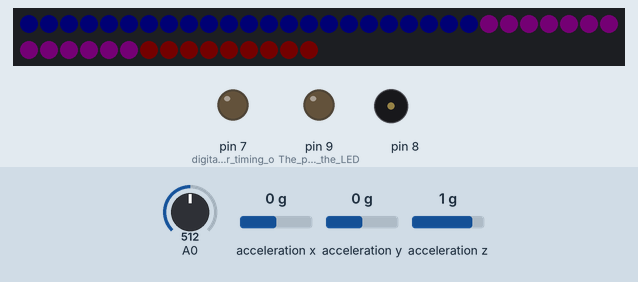
The sketch below on a simulated Arduino Pro Mini, built with avr-gcc and run on an emulated ATmega328P. Parts: 45 RGB LEDs in strip order, left to right, continuing on the next row, output pins drawn as LEDs (lit = HIGH), buzzer (waves = sounding). The test bench sets the inputs (shaded band); at power-on: acceleration y 0 g, A0 = 512, acceleration x 0 g, acceleration z 1 g. Dim RGB values are drawn brighter than linear; pins used as bus, display or sensor lines are not drawn.

Above: at 1.8 s.
1.9 s: acceleration y set to -1.4 g
At 3.8 s:
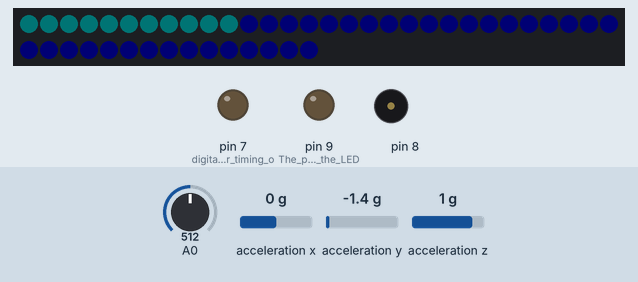
4.9 s: A0 set to 486
At 7.29 s:
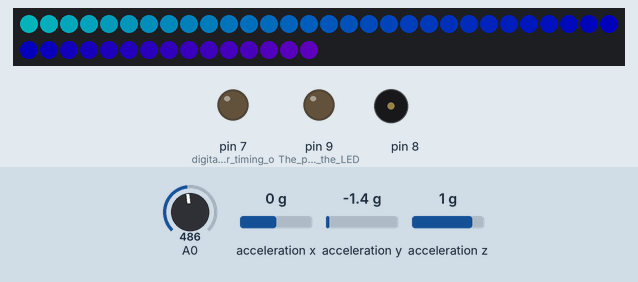
7.3 s: acceleration x set to -1.4 g
At 7.6 s:
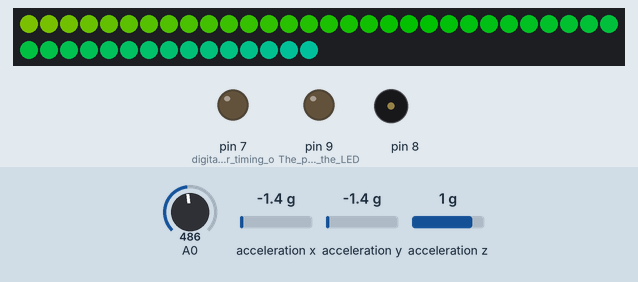
9.8 s: acceleration z set to -1.4 g
At 10.08 s:
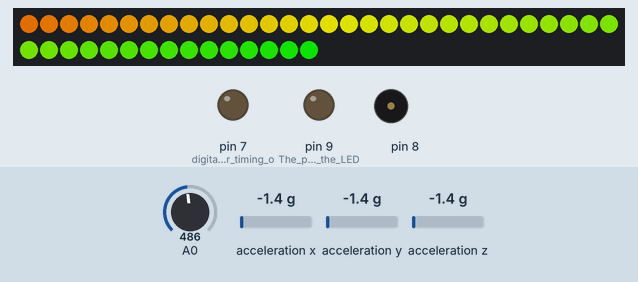
12.3 s: acceleration y set to -0.8 g
At 12.89 s:
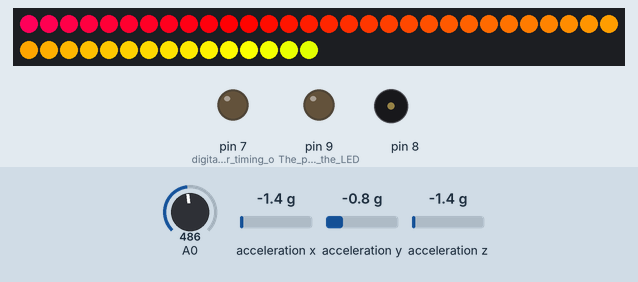
14.5 s: acceleration x set to -0.8 g
At 14.76 s:
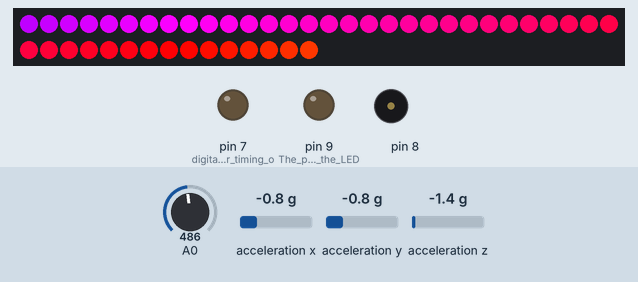
Timing chart, 0 to 17.5 s (numbered marks = the images above; inputs shaded):
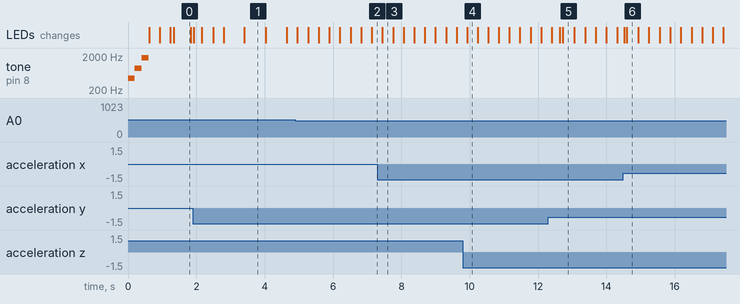

Measured:
- the behaviour switches between 503 and 502 on A0 (found by bisection; images 1 and 2)
- after the input at 1.9 s, the LEDs: first change at once (image 1 shows a later state)
- after the input at 4.9 s, the LEDs: first change after 0.06 s (image 2 shows a later state)
- after the input at 7.3 s, the LEDs: change after 0.15 s (image 3)
- after the input at 9.8 s, the LEDs: change after 0.13 s (image 4)
- after the input at 12.3 s, the LEDs: first change after 0.10 s (image 5 shows a later state)
- after the input at 14.5 s, the LEDs: first change at once (image 6 shows a later state)

The sketch:

BB6.ino
```cpp
/* =============================================================
 *  BB6 snow globe test rig
 *
 *  LED string on SPI port pins 11 and 13 CLK and MOSI, pin 10 SPISEL
 *   is an enable signal to the voltage translator TXB0104, must be high
 *   to send data to LEDs
 *  Accelerometer on SPI bus, pins 11,12,13, uses pin 10 SPISEL as
 *   an active low select.
 *  Xbee on the UART pins RXI TXD, 57600 baud to match bootloader,
 *   DIO3 is tied to GRN (reset thru 0.1 uF cap), "digital line passing"
 *   forwards DIO3 of master, which is tied to DTR so the Arduino IDE
 *   can reset chip and start programming sequence.
 *  Piezo for tone on pin 8.
 *  Max4466 Mic Amp on A0 analog input for sound.
 *  Analog output on pin 9 to a regular LED for beat detection.
 *  2 menu switch inputs on pins 4 and 7.
 *
 *  Dr Tom Flint, 27 Jan 2019
 *  Rework for the 3.3 volt ProMini, 22 Feb 2019
 *  Add over-the-air setup, 1 Mar 2019
 *  Adapt for Globe BB-6a, 2 April 2019
 *
 ===============================================================*/

#include <Adafruit_DotStar.h>
#include <SPI.h>              // spi for LED string
#include "SparkFunLIS3DH.h"   // 3d accelerometer
#include "Wire.h"             // i2c for accel

#define NUMPIXELS 45 // Number of LEDs in strip
#define DELAY 2    // used at end of loop()
#define TONETIME 200  // mSec for tone outputs

Adafruit_DotStar strip = Adafruit_DotStar(NUMPIXELS, DOTSTAR_BRG);

typedef struct {
    double r;       // a fraction between 0 and 1
    double g;       // a fraction between 0 and 1
    double b;       // a fraction between 0 and 1
} rgb;

typedef struct {
    double h;       // angle in degrees
    double s;       // a fraction between 0 and 1
    double v;       // a fraction between 0 and 1
} hsv;
rgb colorOut;
hsv colorIn;

// Colors
float findex = 0;       // Keep track of hue with a float, limit loop delay
float finc = 0.05;      // increment much less than 1.0
float hueBase = 0;
int led = 0;
int index = 0;
int index2 = 0;
float offset = 2;
unsigned long color1;   // hue (HSV)
float s1 = 1.0;         // saturation (HSV)
float bright = 0.1;

// add a moving sprite
int sprite = 3;
float fsprite = 3;
float spriteInc = 0.1;

// Xbee
int XbeeIn = 0;
int XbeeOut = 0;
int XbeeCount = 0;


// Accelerometer
//LIS3DH a1( I2C_MODE, 0x19 );  // Use I2C and default sparkfun breakout address = 0x19
LIS3DH a1( SPI_MODE, 10 );  // Use spi with pin10 as chip select
float ax, ay, az;     // accelerometer readings
float mx, my, mz;     // magnitude and limit to 0 to 1.0

// Beat detector
#define SAMPLEPERIODUS 200
float sample, value, envelope, beat, thresh;
unsigned char i;
int aread;
int duty;

// defines for setting and clearing register bits
#ifndef cbi
#define cbi(sfr, bit) (_SFR_BYTE(sfr) &= ~_BV(bit))
#endif
#ifndef sbi
#define sbi(sfr, bit) (_SFR_BYTE(sfr) |= _BV(bit))
#endif


//=================================================================================
// rgb values are doubles on scale 0 to 1.0
hsv rgb2hsv(rgb in)
{
    hsv         out;
    double      min, max, delta;

    min = in.r < in.g ? in.r : in.g;
    min = min  < in.b ? min  : in.b;

    max = in.r > in.g ? in.r : in.g;
    max = max  > in.b ? max  : in.b;

    out.v = max;                                // v
    delta = max - min;
    if (delta < 0.00001)
    {
        out.s = 0;
        out.h = 0; // undefined, maybe nan?
        return out;
    }
    if( max > 0.0 ) { // NOTE: if Max is == 0, this divide would cause a crash
        out.s = (delta / max);                  // s
    } else {
        // if max is 0, then r = g = b = 0
        // s = 0, h is undefined
        out.s = 0.0;
        out.h = NAN;                            // its now undefined
        return out;
    }
    if( in.r >= max )                           // > is bogus, just keeps compilor happy
        out.h = ( in.g - in.b ) / delta;        // between yellow & magenta
    else
    if( in.g >= max )
        out.h = 2.0 + ( in.b - in.r ) / delta;  // between cyan & yellow
    else
        out.h = 4.0 + ( in.r - in.g ) / delta;  // between magenta & cyan

    out.h *= 60.0;                              // degrees

    if( out.h < 0.0 )
        out.h += 360.0;

    return out;
}

//=================================================================================
// This function

rgb hsv2rgb(hsv in)
{
    double      hh, p, q, t, ff;
    long        i;
    rgb         out;

    if(in.s <= 0.0) {       // < is bogus, just shuts up warnings
        out.r = in.v;
        out.g = in.v;
        out.b = in.v;
        return out;
    }
    hh = in.h;
    if(hh >= 360.0) hh = 0.0;
    hh /= 60.0;
    i = (long)hh;
    ff = hh - i;
    p = in.v * (1.0 - in.s);
    q = in.v * (1.0 - (in.s * ff));
    t = in.v * (1.0 - (in.s * (1.0 - ff)));

    switch(i) {
    case 0:
        out.r = in.v;
        out.g = t;
        out.b = p;
        break;
    case 1:
        out.r = q;
        out.g = in.v;
        out.b = p;
        break;
    case 2:
        out.r = p;
        out.g = in.v;
        out.b = t;
        break;

    case 3:
        out.r = p;
        out.g = q;
        out.b = in.v;
        break;
    case 4:
        out.r = t;
        out.g = p;
        out.b = in.v;
        break;
    case 5:
    default:
        out.r = in.v;
        out.g = p;
        out.b = q;
        break;
    }
    return out;
}


//=================================================================================
// This function takes floating point values for
// hue = h range 0 to 360
// saturation = s range 0 to 1.0
// value = v range 0 to 1.0
// and returns a 32 bit color code for the RGB values
// needed for the LED string: 0x00GGRRBB
unsigned long getColor(float h, float s, float v){

  unsigned long temp;

  colorIn.h = h;
  colorIn.s = s;
  colorIn.v = v;
  colorOut = hsv2rgb(colorIn);
  colorOut.r *= 255;
  colorOut.g *= 255;
  colorOut.b *= 255;

  temp = colorOut.r;
  temp = temp<<8;
  temp = temp + colorOut.g;
  temp = temp<<8;
  temp = temp + colorOut.b;

  return(temp);
}

//================================================================================
// This function takes floating point values from the accelerometer
// and returns a 32 bit color code for the RGB values
// needed for the LED string: 0x00GGRRBB
// This method does not ensure fully saturated colors
unsigned long getColor2(float x, float y, float z){

  #define CMULT (float)120;
  #define COFF 10;
  unsigned long temp;

  colorOut.r = abs(x)*CMULT+COFF;
  if(colorOut.r<0)colorOut.r=0;
  if(colorOut.r>255)colorOut.r=255;
  colorOut.g = abs(y)*CMULT+COFF;
  if(colorOut.g<0)colorOut.g=0;
  if(colorOut.g>255)colorOut.g=255;
  colorOut.b = abs(z)*CMULT+COFF;
  if(colorOut.b<0)colorOut.b=0;
  if(colorOut.b>255)colorOut.b=255;

  temp = colorOut.r;
  temp = temp<<8;
  temp = temp + colorOut.g;
  temp = temp<<8;
  temp = temp + colorOut.b;

  return(temp);
}

//================================================================================
// This function takes floating point values from the accelerometer
// and returns a floating point hue value on the 0 to 360 degree range
unsigned long getHue(float x, float y, float z){

  #define CMULT (float)120;
  #define COFF 10;
  unsigned long temp;

  colorOut.r = abs(x)*CMULT+COFF;
  if(colorOut.r<0)colorOut.r=0;
  if(colorOut.r>255)colorOut.r=255;
  colorOut.g = abs(y)*CMULT+COFF;
  if(colorOut.g<0)colorOut.g=0;
  if(colorOut.g>255)colorOut.g=255;
  colorOut.b = abs(z)*CMULT+COFF;
  if(colorOut.b<0)colorOut.b=0;
  if(colorOut.b>255)colorOut.b=255;

  // retain H, replace S and V
  colorIn = rgb2hsv(colorOut);

  return(colorIn.h);
}

//================================================================================

// Beat detector

// 20 - 200hz Single Pole Bandpass IIR Filter
float bassFilter(float sample) {
    static float xv[3] = {0,0,0}, yv[3] = {0,0,0};
    xv[0] = xv[1]; xv[1] = xv[2];
//    xv[2] = (sample) / 3.f; // change here to values close to 2, to adapt for stronger or weeker sources of line level audio
    // TEST
    // xv[2] = (sample) / 1.0f; // change here to values close to 2, to adapt for stronger or weeker sources of line level audio
    xv[2] = (sample * 0.5);


    yv[0] = yv[1]; yv[1] = yv[2];
    yv[2] = (xv[2] - xv[0])
        + (-0.7960060012f * yv[0]) + (1.7903124146f * yv[1]);
    return yv[2];
}

// 10hz Single Pole Lowpass IIR Filter
float envelopeFilter(float sample) { //10hz low pass
    static float xv[2] = {0,0}, yv[2] = {0,0};
    xv[0] = xv[1];
    xv[1] = sample / 50.f;
    yv[0] = yv[1];
//    yv[1] = (xv[0] + xv[1]) + (0.9875119299f * yv[0]);
//    yv[1] = (xv[0] + xv[1]) + (0.9f * yv[0]);
    yv[1] = (xv[0] + xv[1]) + (0.9f * yv[0]);
    return yv[1];
}

// 1.7 - 3.0hz Single Pole Bandpass IIR Filter
float beatFilter(float sample) {
    static float xv[3] = {0,0,0}, yv[3] = {0,0,0};
    xv[0] = xv[1]; xv[1] = xv[2];
    xv[2] = sample / 2.7f;
    yv[0] = yv[1]; yv[1] = yv[2];
    yv[2] = (xv[2] - xv[0])
        + (-0.7169861741f * yv[0]) + (1.4453653501f * yv[1]);
    return yv[2];
}


//=================================================================================


//=================================================================================

void setup() {

  // Pin 10 is the SPISEL line, set it HIGH to use the LEDs or the Piezo, both are enabled
  // thru the 3.3 to 5 volt level shifter.  Pin 10 LOW to use spi with the accelerometer.
  pinMode(10,OUTPUT);
  digitalWrite(10,LOW);

  // Startup tone
  tone(8,440,TONETIME);
  delay(TONETIME);
  tone(8,880,TONETIME);
  delay(TONETIME);
  tone(8,1760,TONETIME);
  delay(TONETIME);

//  delay(TONETIME);
//  tone(8,110,TONETIME);
//  delay(TONETIME);

  // LED strip
  digitalWrite(10,HIGH);
  strip.begin(); // Initialize pins for output
  strip.show();  // Turn all LEDs off ASAP
  digitalWrite(10,LOW);

  // Xbee
//  Serial.begin(19200);   // Serial comms with the Xbee
  Serial.begin(57600);   // Serial comms with the Xbee

  // Debugging
//  Serial.begin(19200);   // Serial comms to the IDE for debug
//  Serial.print("ProMini3: startup Ok");
  pinMode(7,OUTPUT);    // digital flag for timing on scope
  digitalWrite(7,LOW);

  // Accelerometer
  a1.settings.adcEnabled = 0;
  a1.settings.tempEnabled = 0;
  a1.settings.accelSampleRate = 25;  // Hz.  Can be: 0,1,10,25,50,100,200,400,1600,5000 Hz
  a1.settings.accelRange = 4;        // Max G force readable.  Can be: 2, 4, 8, 16
  a1.settings.xAccelEnabled = 1;
  a1.settings.yAccelEnabled = 1;
  a1.settings.zAccelEnabled = 1;
  a1.begin();

  // Beat detector on mic
  sbi(ADCSRA,ADPS2);  // Set ADC to 77khz, max for 10bit
  cbi(ADCSRA,ADPS1);
  cbi(ADCSRA,ADPS0);
  pinMode(9, OUTPUT);  // The pin with the LED


}

//=================================================================================

void loop() {

  // Read the 3d accelerometer on the SPI
  digitalWrite(4,HIGH);
  ax = a1.readFloatAccelX();
  ay = a1.readFloatAccelY();
  az = a1.readFloatAccelZ();
  digitalWrite(4,LOW);

  // Start of beat detect
  aread = analogRead(0)-512;
  value = (float)aread;
  if(value<0)value=-value;    // absolute value
//  if(value>400) value = 0;    // zero out any spikes over threshold
  if(value<10) value = 0;    // also zero low volume
  envelope = envelopeFilter(value);   // IIR lowpass filter
//  envelope = value;   // NO IIR lowpass filter
//  duty = envelope*2.0;
//  if(duty>255)duty=255;
//  analogWrite(9,duty);

  // Set brightness based on beat envelope
//  bright = envelope*0.333;
  if(bright<envelope*0.333) bright +=0.002;
  if(bright>envelope*0.333) bright -=0.002;
  if(bright<0.005) bright=0.005;
  if(bright>1) bright=1.0;

  // update sprite location
  fsprite += spriteInc;
  if(fsprite>=NUMPIXELS) fsprite = 3;
  sprite=fsprite;

  // use the accel to chose a base Hue
  hueBase = getHue(ax,ay,az);

  // Chose colors and set LEDs
  findex += finc;
  if(findex>360) findex -= 360;

  index = hueBase + findex;
  if(index>360) index-=360;

  for(led=0;led<NUMPIXELS;led++){
    // First 3 leds are on fiber optics
    if(led<0){
//      index2 = index + led*offset*8 + 180;
      index2 = index + led*offset*8;
      if(index2>360) index2 -= 360;
      if(bright>0.2){
        color1 = getColor( index2, 1.0, bright);
      }else{
        color1 = getColor( index2, 1.0, 0.2);
      }
    }else{
      // All other leds are on the string
      index2 = index + led*offset;
      if(index2>360) index2 -= 360;
      color1 = getColor( index2, 1.0, bright);
//      if(led == sprite){
//        color1 = getColor( index2, 1.0, 0.2);
//      }
    }
    strip.setPixelColor(led,color1);
  }

  // Add an SPI select signal
  digitalWrite(10,HIGH);
  strip.show();                     // Refresh strip
  digitalWrite(10,LOW);

  // Xbee comms
  if(Serial.available()>0){
    XbeeIn = Serial.read();
    XbeeOut = XbeeIn + 1;

    //Serial.print(XbeeOut);

    if(XbeeIn == 1){
      tone(8,440,TONETIME);
      delay(TONETIME);
    }
    if(XbeeIn == 2){
      tone(8,880,TONETIME);
      delay(TONETIME);
    }
    if(XbeeIn == 3){
      tone(8,1760,TONETIME);
      delay(TONETIME);
    }
  }


  delay(DELAY);                        // Variable delay controls apparent speed

}

//=================================================================================
```
